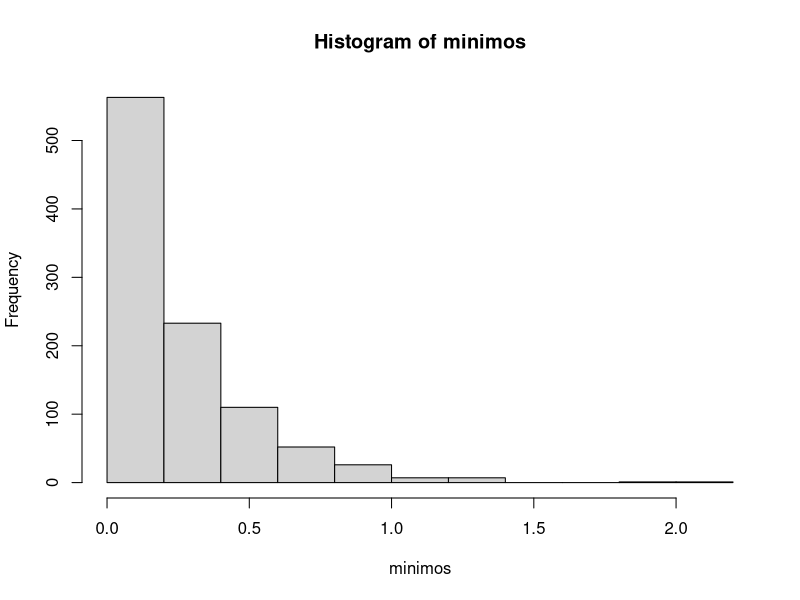
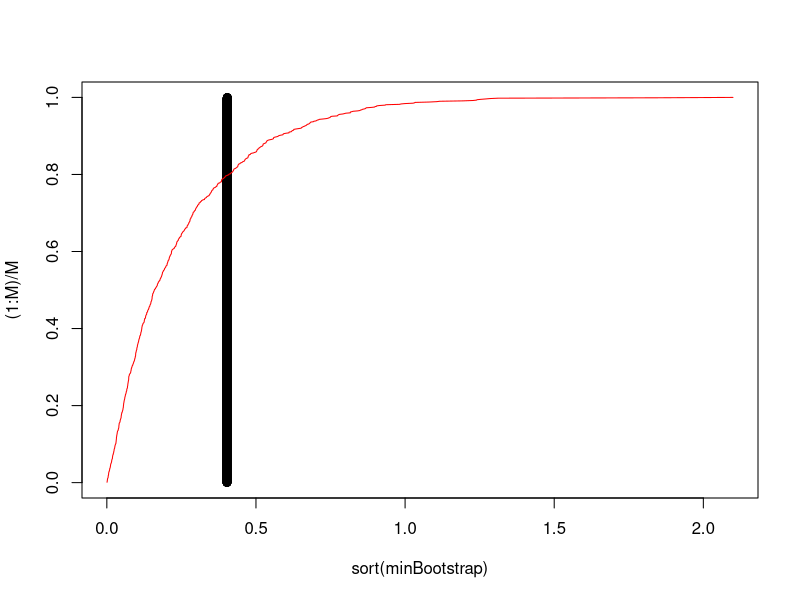
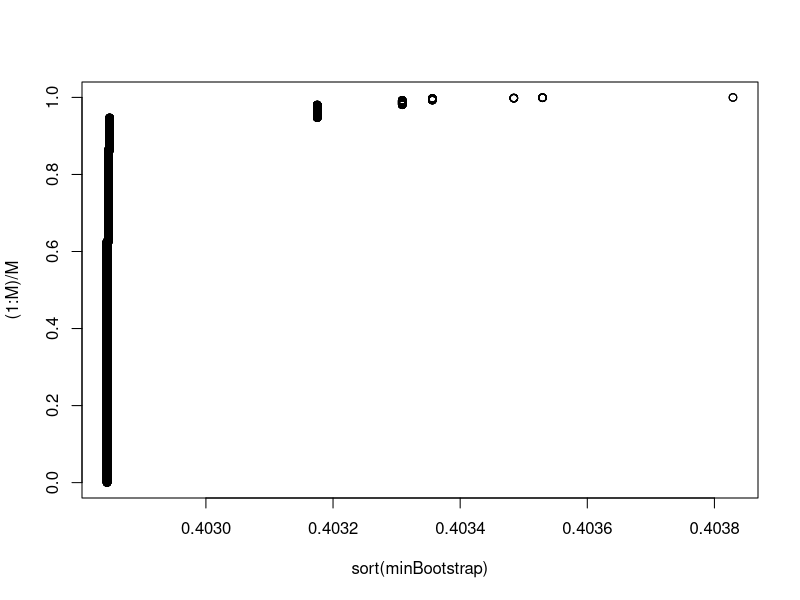

Write R code to recreate these figures, in order.
##Este es un ejemplo donde Bootstrap falla!

rm(list = ls())
n = 264
Datos = rbeta(n, 0.5,2.3)+rexp(1,4)
#Generamos de la distribución del mínimo de verdad
N = 1000
minimos = rep(0,N)
for(i in 1:N)
{
  minimos[i]=min(rbeta(n, 0.5,2.3)+rexp(1,4))
}
hist(minimos)

##hacemos Bootstrap con M muestras usando nuestros Datos
M = 10000
minBootstrap = rep(0, M)
for( i in 1:M)
{
  dB = sample(Datos, n, replace = TRUE)
  minBootstrap[i] = min(dB)
}

#Graficamos la distribución acumulada empirica de Bootstrap
#y la comparamos con la de verdad
plot(sort(minBootstrap), (1:M)/M, xlim = c(min(minimos,minBootstrap), max(minimos,minBootstrap)))
lines(sort(minimos), (1:N)/N, col = "red")
#No se parecen en nada... 
#De hecho, la distriución de bootstrap está muy concentrada
plot(sort(minBootstrap), (1:M)/M)
